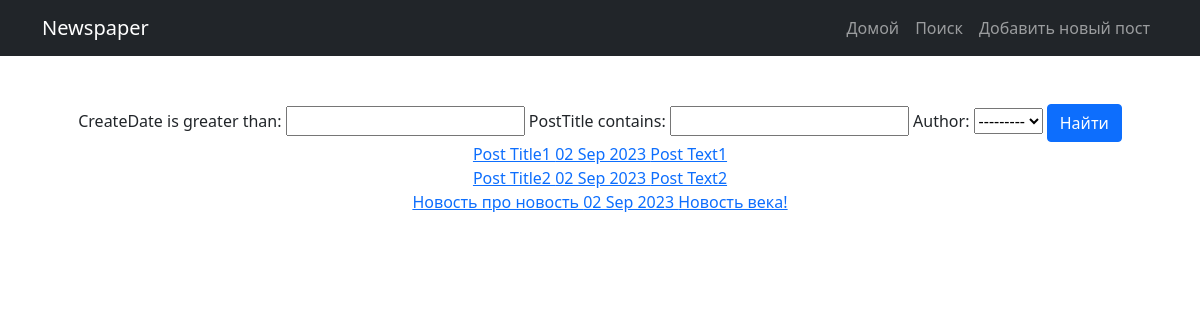
Page /news/search/ on the earlier database version.
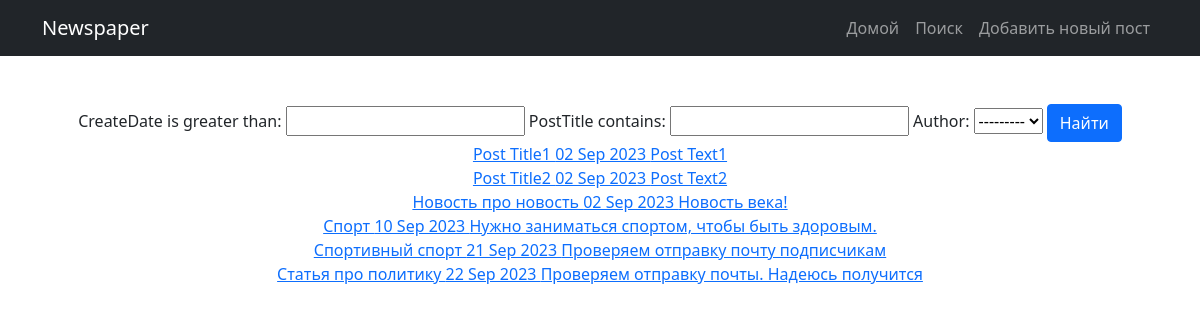
Same page on the later database version.
### news/models.py (models this page shows, shortened)
class Post(models.Model):
    author = models.ForeignKey(Author, on_delete=models.CASCADE)
    ARTICLE = 'AR'
    NEWS = 'NW'
    CHOICES = [
        (ARTICLE, 'Статья'),
        (NEWS, 'Новость')
    ]
    choice = models.CharField(max_length=2, choices=CHOICES, default=ARTICLE)
    createDate = models.DateTimeField(auto_now_add=True)
    category = models.ManyToManyField(Category, through='PostCategory')
    postTitle = models.CharField(max_length=255)
    postText = models.TextField()
    postRating = models.IntegerField(default=0)

### news/views.py (the view)
# urls.py: path('search/', SearchNews.as_view(), name='postSearch'),
class SearchNews(ListView):
    model = Post
    template_name = 'search.html'
    context_object_name = 'filter_posts'
    def get_context_data(self, **kwargs):
        context = super().get_context_data(**kwargs)
        context['filter'] = PostFilter(self.request.GET, queryset=self.get_queryset())
        return context

### news/models.py (called while the page is built)
    def __str__(self):
        return self.authorUser.username

### news/templatetags/custom_filters.py (called while the page is built)
@register.filter(name='censor')
def censor(value):
    bad_words = ['плохое_слово1', 'плохое_слово2', 'плохое_слово3', 'плохое_слово4']
    for w in bad_words:
        if w in value:
            value = value.replace(w, '***')
    return value

### templates/search.html (shortened to what this page needs)
{% extends 'default.html' %}
{% block content %}
    <form method="GET">
        {{ filter.form }}
        <input class="btn btn-primary" type="submit" value="Найти">
    </form>
    {% for post in filter.qs %}
        <div>
            <a href="{% url 'news:postDetail' post.id %}">{{ post.postTitle|censor }} {{ post.createDate|date:'d M Y' }} {{ post.postText|truncatewords:20|censor }}</a>
        </div>
    {% endfor %}
{% endblock content %}

Differences in the rows shown:
added Post: postTitle|censor "Спорт", createDate "10 Sep 2023", postText|censor "Нужно заниматься спортом, чтобы быть здоровым."
added Post: postTitle|censor "Спортивный спорт", createDate "21 Sep 2023", postText|censor "Проверяем отправку почту подписчикам"
added Post: postTitle|censor "Статья про политику", createDate "22 Sep 2023", postText|censor "Проверяем отправку почты. Надеюсь получится"
